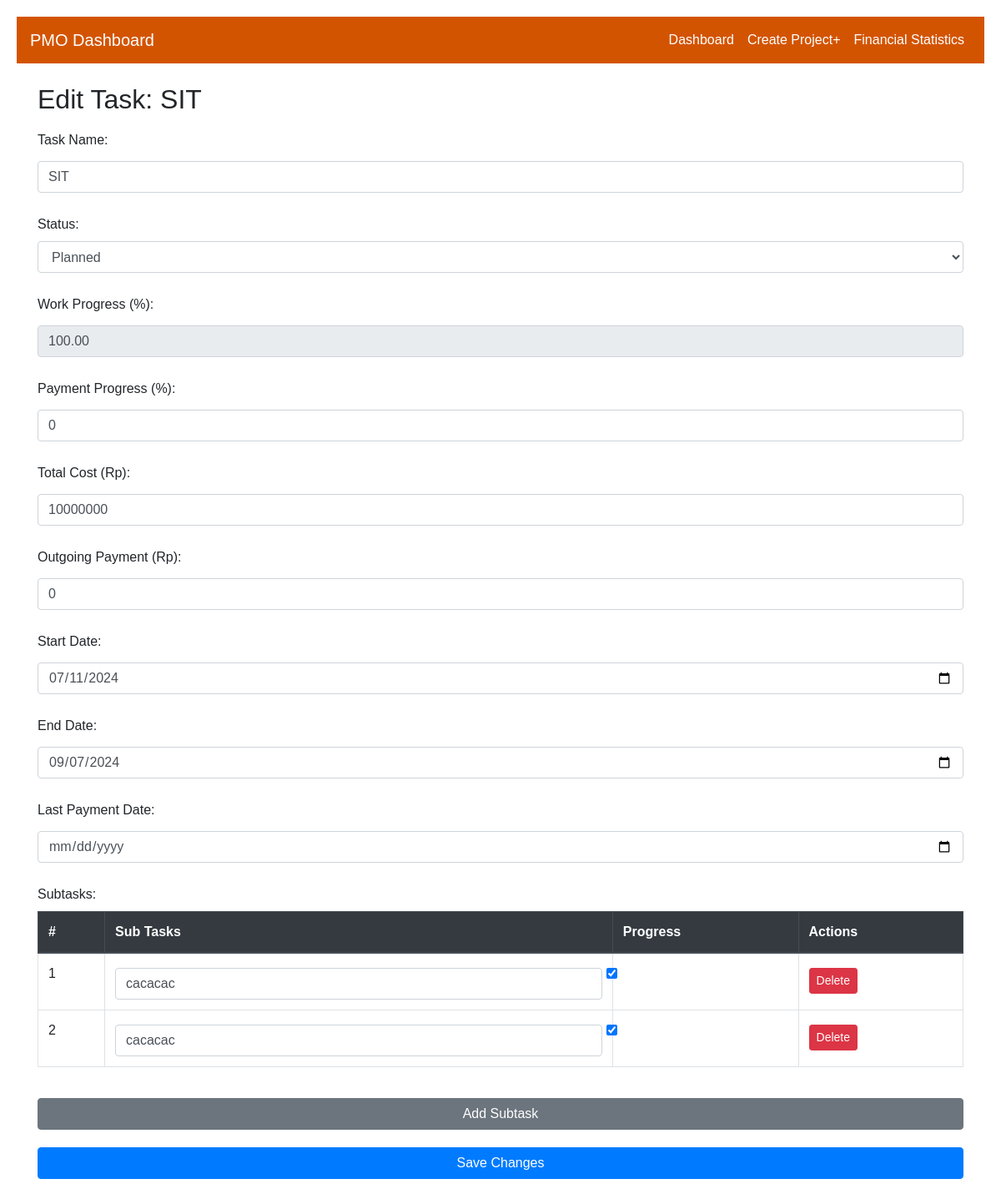
The app's page /edit_task/1 with its own data.
### app/models.py (models this page shows, shortened)
class Task(db.Model):
    id = db.Column(db.Integer, primary_key=True)
    name = db.Column(db.String(100), nullable=False)
    status = db.Column(db.String(50), nullable=False)
    progress = db.Column(db.Integer, nullable=False, default=0)
    payment_progress = db.Column(db.Integer, nullable=False)
    cost = db.Column(db.Integer, nullable=False)
    outgoing_costs = db.Column(db.Integer, nullable=False, default=0)
    start_date = db.Column(db.Date, nullable=False, default=datetime.utcnow)
    end_date = db.Column(db.Date, nullable=True)
    last_payment_date = db.Column(db.Date, nullable=True)
    project_id = db.Column(db.Integer, db.ForeignKey('project.id'), nullable=False)
    project = db.relationship('Project', backref=db.backref('tasks', lazy=True))
    subtasks = db.relationship('Subtask', backref='task', lazy=True, cascade="all, delete-orphan")
    @property
    def work_progress(self):
        total_subtasks = len(self.subtasks)
        if total_subtasks == 0:
            return 0
        completed_subtasks = sum(1 for subtask in self.subtasks if subtask.status == 'done')
        return (completed_subtasks / total_subtasks) * 100

class Subtask(db.Model):
    id = db.Column(db.Integer, primary_key=True)
    name = db.Column(db.String(100), nullable=False)
    status = db.Column(db.String(50), nullable=False, default='planned')
    task_id = db.Column(db.Integer, db.ForeignKey('task.id'), nullable=False)

### app/views.py (the view, shortened to what this page needs)
@app.route('/edit_task/<int:task_id>', methods=['GET', 'POST'])
def edit_task(task_id):
    task = Task.query.get_or_404(task_id)
    return render_template('edit_task.html', task=task)

### app/templates/edit_task.html (shortened to what this page needs)
{% extends 'base.html' %}
{% block content %}
<h2 class="mt-4">Edit Task: {{ task.name }}</h2>
<form action="{{ url_for('edit_task', task_id=task.id) }}" method="POST" class="mb-4">
    <div class="form-group">
        <label for="name">Task Name:</label>
        <input type="text" id="name" name="name" class="form-control" value="{{ task.name }}" required>
    </div>
    <div class="form-group">
        <label for="status">Status:</label>
        <select id="status" name="status" class="form-control" required>
            <option value="planned" {% if task.status == 'planned' %}selected{% endif %}>Planned</option>
        </select>
    </div>
    <div class="form-group">
        <label for="progress">Work Progress (%):</label>
        <input type="number" id="progress" name="progress" class="form-control" value="{{ task.work_progress }}" required readonly>
    </div>
    <div class="form-group">
        <label for="payment_progress">Payment Progress (%):</label>
        <input type="number" id="payment_progress" name="payment_progress" class="form-control" value="{{ task.payment_progress }}" required>
    </div>
    <div class="form-group">
        <label for="cost">Total Cost (Rp):</label>
        <input type="number" id="cost" name="cost" class="form-control" value="{{ task.cost }}" required>
    </div>
    <div class="form-group">
        <label for="outgoing_costs">Outgoing Payment (Rp):</label>
        <input type="number" id="outgoing_costs" name="outgoing_costs" class="form-control" value="{{ task.outgoing_costs }}" required>
    </div>
    <div class="form-group">
        <label for="start_date">Start Date:</label>
        <input type="date" id="start_date" name="start_date" class="form-control" value="{{ task.start_date.isoformat() }}" required>
    </div>
    <div class="form-group">
        <label for="end_date">End Date:</label>
        <input type="date" id="end_date" name="end_date" class="form-control" value="{{ task.end_date.isoformat() if task.end_date else '' }}">
    </div>
    <div class="form-group">
        <label for="last_payment_date">Last Payment Date:</label>
        <input type="date" id="last_payment_date" name="last_payment_date" class="form-control" value="{{ task.last_payment_date.isoformat() if task.last_payment_date else '' }}">
    </div>
    <div class="form-group">
        <label for="subtasks">Subtasks:</label>
        <table class="table table-bordered">
            <thead class="thead-dark">
                <tr>
                    <th>#</th>
                    <th>Sub Tasks</th>
                    <th>Progress</th>
                    <th>Actions</th>
                </tr>
            </thead>
            <tbody id="subtasks-container">
                {% for subtask in task.subtasks %}
                <tr>
                    <td>{{ loop.index }}</td>
                    <td><input type="text" name="subtask_name[]" class="form-control" value="{{ subtask.name }}"></td>
                    <td><input type="checkbox" name="subtasks" value="{{ subtask.id }}" class="form-check-input subtask-checkbox" {% if subtask.status == 'done' %}checked{% endif %}></td>
                    <td>
                        <form action="{{ url_for('delete_subtask', subtask_id=subtask.id) }}" method="POST" style="display:inline;">
                            <button type="submit" class="btn btn-danger btn-sm">Delete</button>
                        </form>
                    </td>
                </tr>
                {% endfor %}
            </tbody>
        </table>
    </div>
    <button type="button" class="btn btn-secondary mb-3" onclick="addSubtask()">Add Subtask</button>
    <button type="submit" class="btn btn-primary">Save Changes</button>
</form>
{% endblock %}

### app/static/css/style.css (style rules this page uses)
body { font-family: Arial, sans-serif; margin: 20px; }
table { width: 100%; border-collapse: collapse; }
table, th, td { border: 1px solid black; }
th, td { padding: 10px; text-align: left; }
form { display: flex; flex-direction: column; }
label { margin-top: 10px; }
input, button { padding: 10px; margin-top: 5px; }

### app/templates/base.html (style rules this page uses)
.table thead.thead-dark { background-color: #d35400; color: white; }

### records on screen
Task: name "SIT", status "Planned", payment_progress "0", cost "10000000", outgoing_costs "0", start_date "07/11/2024", end_date "09/07/2024"
Subtask: progress "100.00", name "cacacac", status "☑"
Subtask: name "cacacac", status "☑"
